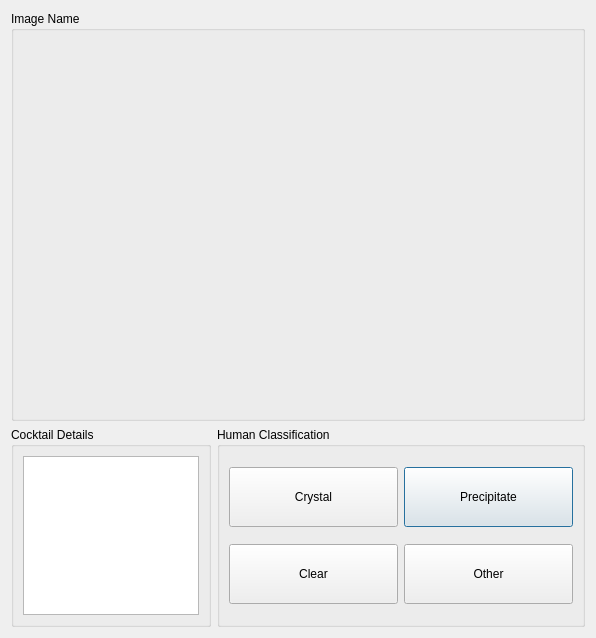
<?xml version="1.0" encoding="UTF-8"?>
<ui version="4.0">
 <class>Dialog</class>
 <widget class="QDialog" name="Dialog">
  <property name="geometry">
   <rect>
    <x>0</x>
    <y>0</y>
    <width>596</width>
    <height>638</height>
   </rect>
  </property>
  <property name="windowTitle">
   <string>Image Pop Out</string>
  </property>
  <layout class="QGridLayout" name="gridLayout_3">
   <item row="0" column="0" colspan="2">
    <widget class="QGroupBox" name="groupBox">
     <property name="title">
      <string>Image Name</string>
     </property>
     <layout class="QGridLayout" name="gridLayout">
      <item row="0" column="0">
       <widget class="PhotoViewer" name="photoViewer" native="true"/>
      </item>
     </layout>
    </widget>
   </item>
   <item row="1" column="0">
    <widget class="QGroupBox" name="groupBox_2">
     <property name="maximumSize">
      <size>
       <width>200</width>
       <height>200</height>
      </size>
     </property>
     <property name="title">
      <string>Cocktail Details</string>
     </property>
     <layout class="QGridLayout" name="gridLayout_2">
      <item row="0" column="0">
       <widget class="QTextBrowser" name="textBrowser"/>
      </item>
     </layout>
    </widget>
   </item>
   <item row="1" column="1">
    <widget class="QGroupBox" name="groupBox_3">
     <property name="maximumSize">
      <size>
       <width>2000</width>
       <height>200</height>
      </size>
     </property>
     <property name="title">
      <string>Human Classification</string>
     </property>
     <layout class="QGridLayout" name="gridLayout_4">
      <property name="sizeConstraint">
       <enum>QLayout::SetDefaultConstraint</enum>
      </property>
      <item row="0" column="0">
       <widget class="QPushButton" name="pushButton_2">
        <property name="enabled">
         <bool>true</bool>
        </property>
        <property name="minimumSize">
         <size>
          <width>60</width>
          <height>60</height>
         </size>
        </property>
        <property name="toolTip">
         <string>&lt;html&gt;&lt;head/&gt;&lt;body&gt;&lt;p&gt;Classify current image as crystal.&lt;/p&gt;&lt;p&gt;&lt;br/&gt;&lt;/p&gt;&lt;/body&gt;&lt;/html&gt;</string>
        </property>
        <property name="text">
         <string>Crystal</string>
        </property>
        <property name="shortcut">
         <string>A</string>
        </property>
        <property name="autoDefault">
         <bool>false</bool>
        </property>
        <property name="default">
         <bool>false</bool>
        </property>
        <property name="flat">
         <bool>false</bool>
        </property>
       </widget>
      </item>
      <item row="0" column="1">
       <widget class="QPushButton" name="pushButton_3">
        <property name="minimumSize">
         <size>
          <width>60</width>
          <height>60</height>
         </size>
        </property>
        <property name="toolTip">
         <string>&lt;html&gt;&lt;head/&gt;&lt;body&gt;&lt;p&gt;Classify current image as precipitate.&lt;/p&gt;&lt;/body&gt;&lt;/html&gt;</string>
        </property>
        <property name="text">
         <string>Precipitate</string>
        </property>
        <property name="shortcut">
         <string>W</string>
        </property>
       </widget>
      </item>
      <item row="1" column="1">
       <widget class="QPushButton" name="pushButton_4">
        <property name="minimumSize">
         <size>
          <width>60</width>
          <height>60</height>
         </size>
        </property>
        <property name="toolTip">
         <string>&lt;html&gt;&lt;head/&gt;&lt;body&gt;&lt;p&gt;Classify current image as other.&lt;/p&gt;&lt;/body&gt;&lt;/html&gt;</string>
        </property>
        <property name="text">
         <string>Other</string>
        </property>
        <property name="shortcut">
         <string>D</string>
        </property>
       </widget>
      </item>
      <item row="1" column="0">
       <widget class="QPushButton" name="pushButton_5">
        <property name="minimumSize">
         <size>
          <width>60</width>
          <height>60</height>
         </size>
        </property>
        <property name="toolTip">
         <string>&lt;html&gt;&lt;head/&gt;&lt;body&gt;&lt;p&gt;Classify current image as clear.&lt;/p&gt;&lt;p&gt;&lt;br/&gt;&lt;/p&gt;&lt;/body&gt;&lt;/html&gt;</string>
        </property>
        <property name="text">
         <string>Clear</string>
        </property>
        <property name="shortcut">
         <string>S</string>
        </property>
       </widget>
      </item>
     </layout>
    </widget>
   </item>
  </layout>
 </widget>
 <customwidgets>
  <customwidget>
   <class>PhotoViewer</class>
   <extends>QWidget</extends>
   <header>polo/widgets/slideshow_viewer.h</header>
   <container>1</container>
  </customwidget>
 </customwidgets>
 <resources/>
 <connections/>
</ui>
